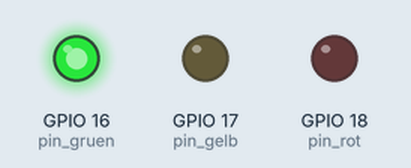
A program run on a simulated ESP32 board running MicroPython. Shown: output pins drawn as LEDs (lit = HIGH).

Above: at 1.5 s.
At 3.5 s:
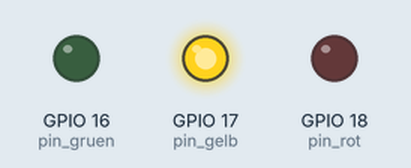
At 6.5 s:
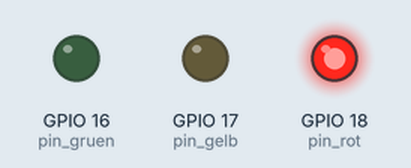
At 9.5 s:
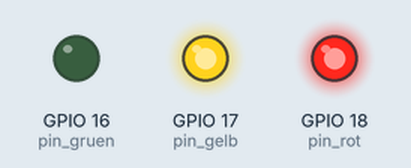
Timing chart, 0 to 13.0 s (numbered marks = the images above):
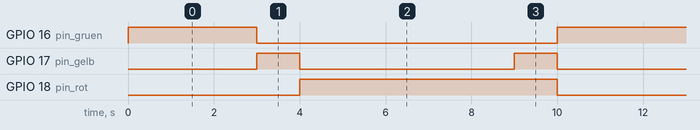

Measured:
- by itself, GPIO 16 (pin_gruen): alternates HIGH for 3.0 s and LOW for 7.0 s
- by itself, GPIO 17 (pin_gelb): repeats every 10.0 s: LOW 5.0 s, HIGH 1.0 s, LOW 3.0 s, HIGH 1.0 s
- by itself, GPIO 18 (pin_rot): alternates HIGH for 6.0 s and LOW for 4.0 s

The program:

Ampelschaltung.py
```python
# wir bauen eine Ampelschaltung mit 3 LEDs am ESP32 mit Micropython
import time
from machine import Pin

gruen = 16
gelb = 17
rot = 18

pin_gruen = Pin(gruen, Pin.OUT)
pin_gelb = Pin(gelb, Pin.OUT)
pin_rot = Pin(rot, Pin.OUT)

def AmpelGruen(dauer):
    pin_gruen.on()
    pin_gelb.off()
    pin_rot.off()
    time.sleep(dauer)

def AmpelGelb(dauer):
    pin_gruen.off()
    pin_gelb.on()
    pin_rot.off()
    time.sleep(dauer)

def AmpelRot(dauer):
    pin_gruen.off()
    pin_gelb.off()
    pin_rot.on()
    time.sleep(dauer)

def AmpelRotGelb(dauer):
    pin_gruen.off()
    pin_gelb.on()
    pin_rot.on()
    time.sleep(dauer)
while True:
   AmpelGruen(3)
   AmpelGelb(1)
   AmpelRot(5)
   AmpelRotGelb(1)
```
